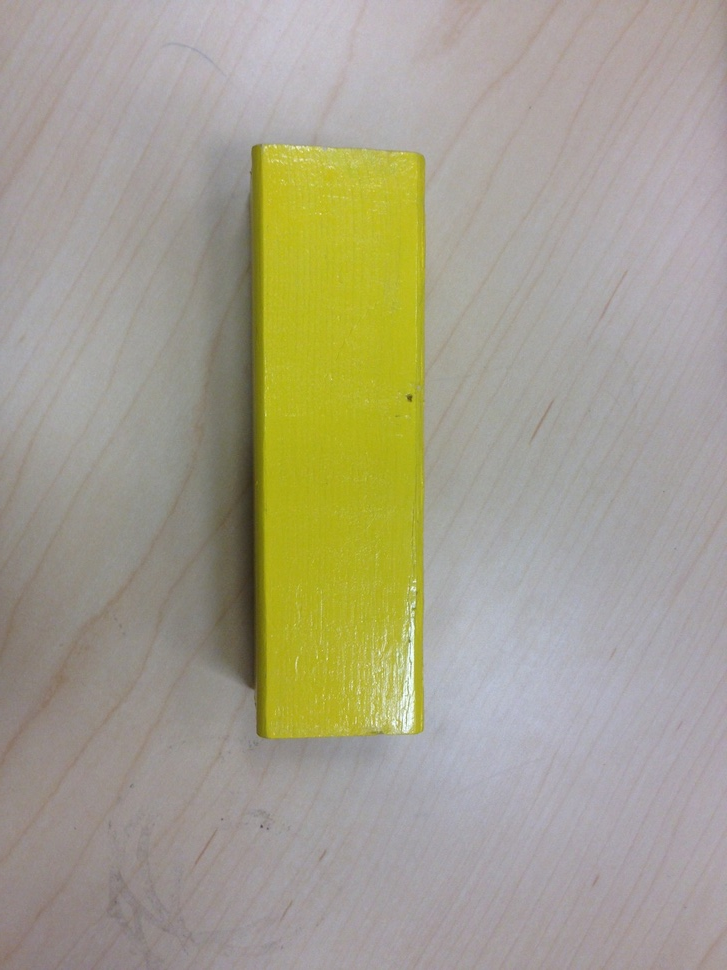
#> input picture blockImageRepository/yellow/longblock/TopView.JPG, 727 x 970 px, shrunk from 1224 x 1632 before the run
$ python sampleLibrary.py
#> lines starting #> are read from the running program, lines starting #| are printed output that depends on the picture; after the words box and inside, x2 and y2 are one past the last pixel; in counts of white or black regions, pixels touching at a corner belong together
import cv2
import numpy

'''
#############################################################
#   		     IEEE Hardware Team 2016                    #
#	Created by: Nicolas Fry									#
#	Email:		nicolascoding@ufl.edu						#
#															#
#   Created for:    Sample format for future demo algorithms#
#   Created Date:	September 27th, 2015  					#
#															#
#   Modified by: Nicolas Fry								#
#	Modified date: September 27th, 2015						#
#	Reason:		Insert reason for modification				#
#############################################################
'''

def SampleTemplate():

	'''
	Given-when-then is an agile TESTING method, but it can be used in software development as well
	It organizes the code where we have something 'Given to us', something we have to do, then
	'''

	#Given I have a  OpenCV image frame
	image = cv2.imread("../blockImageRepository/yellow/longblock/TopView.JPG")
#> image is the input picture: shape (970, 727, 3); mean B, G, R 140.1, 160, 164.6


	#When I apply image manipulations such as canny edge detection
	edges = cv2.Canny(image, 100, 200)
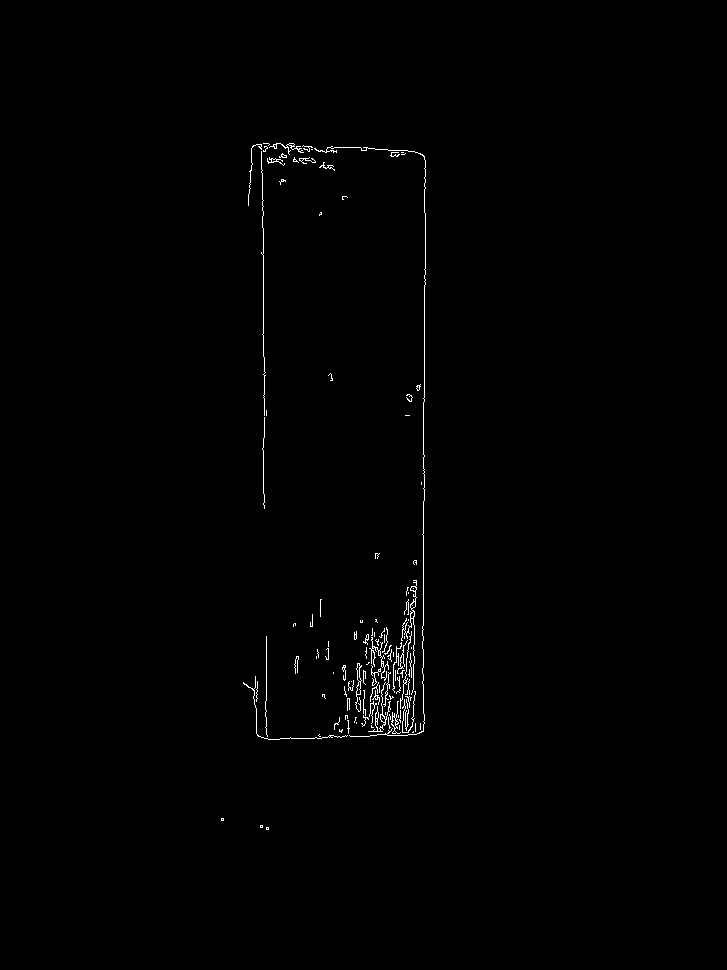
#> edges: shape (970, 727); 0.59% white in thin lines or dots, all inside (x1, y1, x2, y2) = (221, 143, 426, 830)


	#Then I output what is needed
	cv2.imshow("SampleWindow", edges)
	cv2.waitKey(0)


def main():
	#initialize class
	SampleTemplate()

	#close openCv windows gracefully
	cv2.destroyAllWindows()

if __name__ == '__main__':
    main()

$ run again, with blockImageRepository/yellow/longblock/b.JPG copied over blockImageRepository/yellow/longblock/TopView.JPG
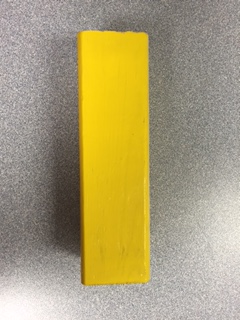
#> input picture blockImageRepository/yellow/longblock/b.JPG, 240 x 320 px
#> in SampleTemplate, image is the input picture: shape (320, 240, 3); mean B, G, R 116.2, 158.9, 171.3
#> in SampleTemplate, `edges = cv2.Canny(image, 100, 200)`:
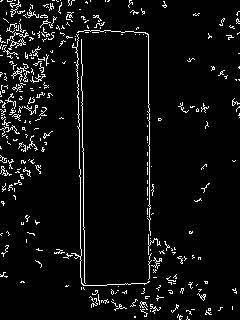
#> edges: shape (320, 240); 5.2% white in thin lines or dots
